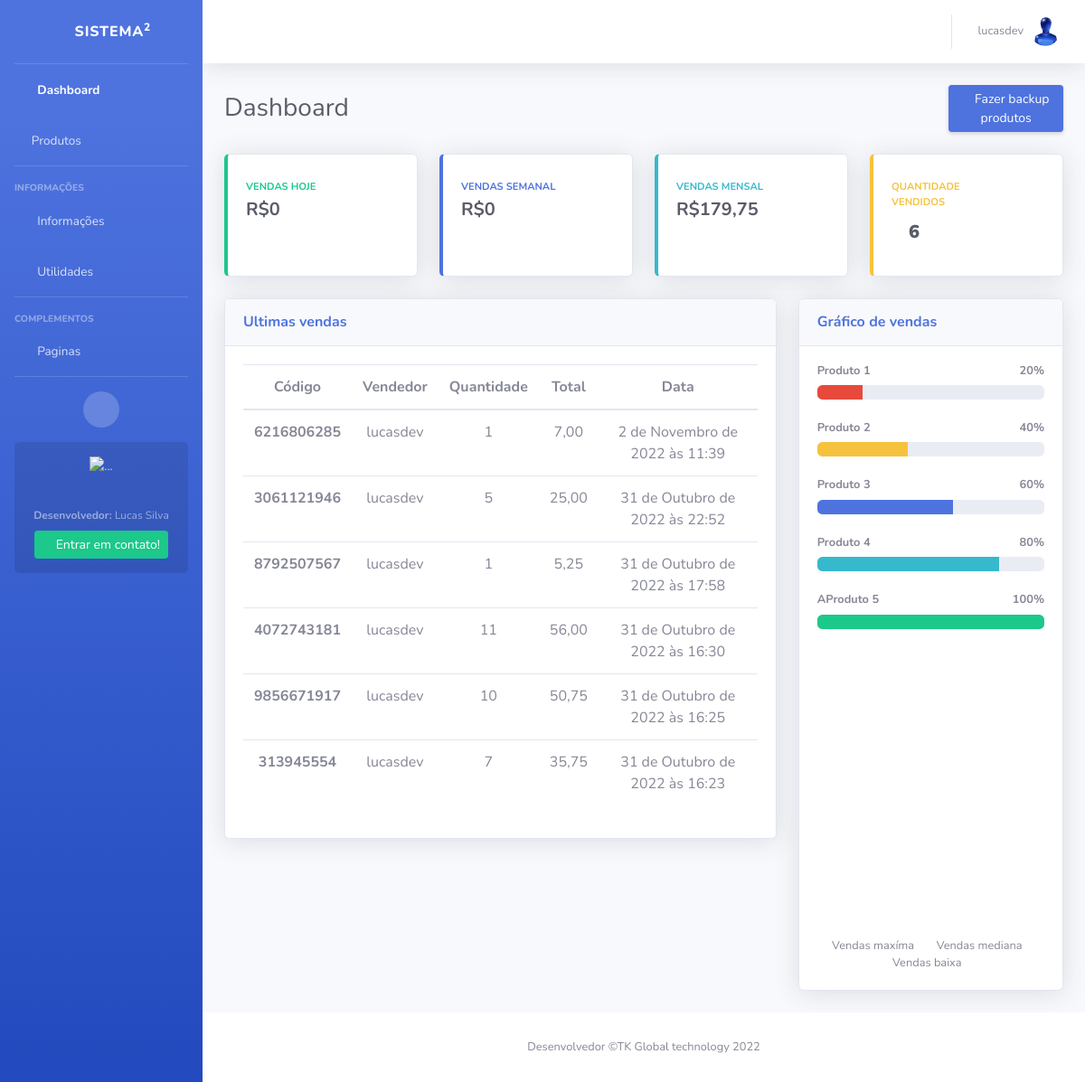
The app's page / (signed in), older data.
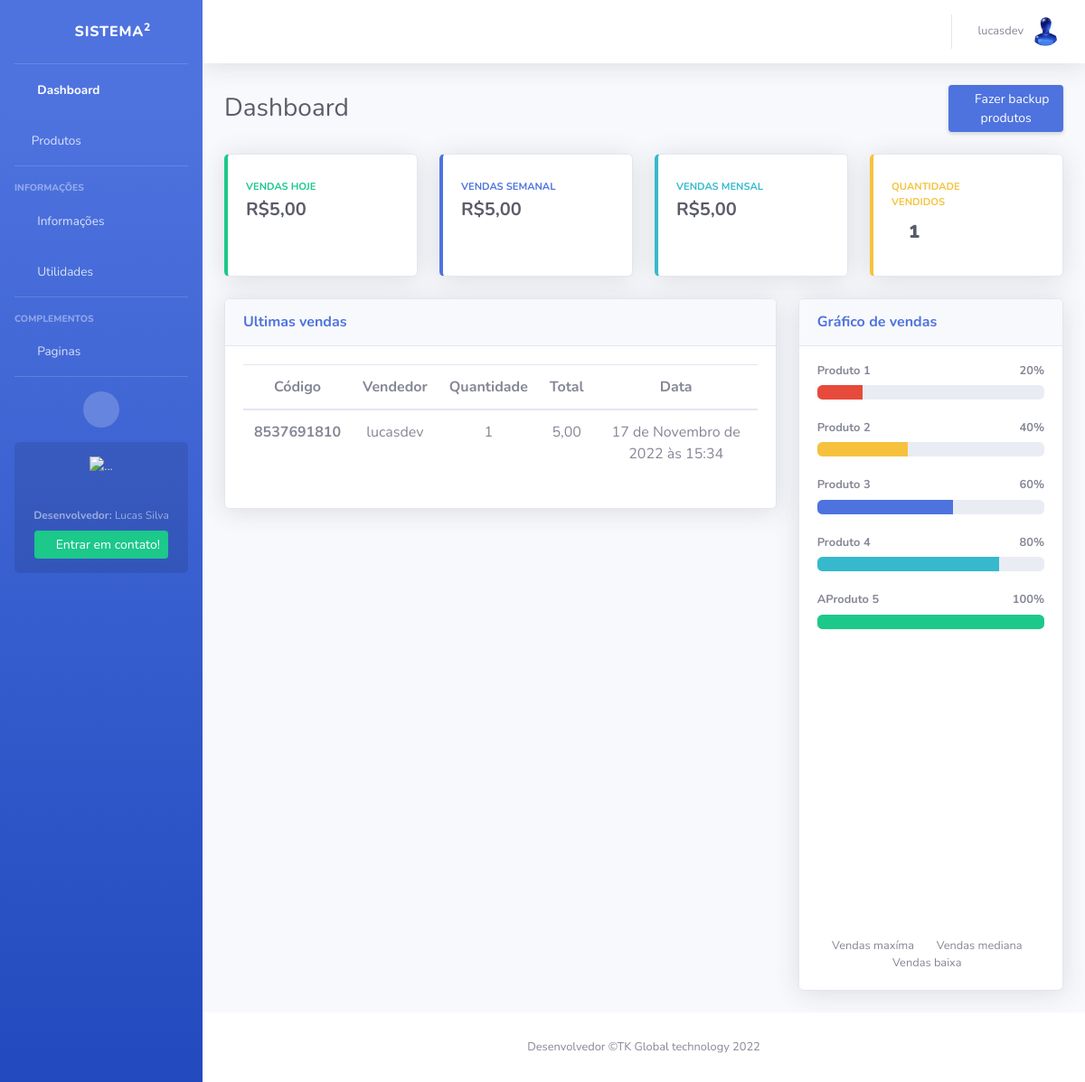
The same page, newer data.
### apps/users/models/user_model.py (models this page shows, shortened)
class ProfileUser(models.Model):
    user = models.OneToOneField(User, on_delete=models.CASCADE)
    idade = models.BigIntegerField(null=True, blank=True, default=0, db_column='idade')
    cidade = models.CharField(max_length=20, null=True, blank=True, db_column='cidade')
    contato = models.CharField(max_length=11, null=True, blank=True, db_column='contato')
    endereco = models.CharField(max_length=20, null=True, blank=True, db_column='endereco')
    numero_casa = models.BigIntegerField(null=True, blank=True, db_column='numero_casa')
    data_nascimento = models.DateField(null=True, blank=True, db_column='data_nascimento')
    imagem_perfil = models.ImageField(default='usuario.png', upload_to=upload_to, null=True, blank=True, db_column='imagem_perfil')
    data_cadastro = models.DateTimeField(auto_now_add=True, db_column='data_cadastro')
    data_update = models.DateTimeField(auto_now=True, db_column='data_update')
    class Meta:
        db_table = 'profile_user'
        verbose_name = 'Perfil'
        verbose_name_plural = 'Perfis'

### apps/sales_products/models/sales.py (models this page shows, shortened)
class SellProduct(models.Model):
    code_sale = models.BigIntegerField(default=generate_id, editable=False)
    sold_by = models.ForeignKey(User, on_delete=models.CASCADE)
    cart_product = models.ForeignKey(Cart, on_delete=models.CASCADE, null=True, blank=True)
    quantity = models.BigIntegerField(default=1, null=True, blank=True)
    amount = models.DecimalField(decimal_places=2, max_digits=9, null=True, blank=True, editable=False)
    date_sale = models.DateTimeField(auto_now_add=True)
    class Meta:
        db_table = 'sales'
        verbose_name = 'Produtos vendidos'
        verbose_name_plural = 'Produtos vendidos'
        ordering = ('-date_sale',)

### apps/core/views/home.py (the view)
# urls.py: path('', HomeView.as_view(), name='home'),
class HomeView(LoginRequiredMixin, TemplateView):
    template_name = 'index.html'
    redirect_field_name = 'login'
    def get(self, request):
        sell_month = SellProduct.objects.all()
        all_amount = 0
        day_amount = 0
        week_amount = 0
        month_amount = 0
        quantity = 0
        hoje = datetime.utcnow().replace(tzinfo=utc)
        semana = datetime.utcnow().replace(tzinfo=utc) - timedelta(days=7)
        day = SellProduct.objects.filter(date_sale__range = [semana, hoje])
        for x in day:
            if x.amount:
                week_amount += x.amount
            else:
                week_amount = 0
            if x.date_sale.day == hoje.day :
                day_amount += x.amount
            print(day_amount, day_amount)
        for sell_product in sell_month:
            all_amount += sell_product.amount
            quantity += sell_product.cart_product.quantity
            if sell_product.date_sale.month > 0 and sell_product.date_sale.month < 31:
                month_amount += sell_product.amount
        context = {
            'day': day_amount,
            'month': month_amount,
            'week': week_amount,
            'amount_all': all_amount,
            'quantity': quantity,
            'sell_products': sell_month[:10]
        }
        return render(request, self.template_name, context)

### apps/core/templates/index.html (shortened to what this page needs)
{% extends 'base.html' %}
{% load static %}
{% block body %}
<div class="container-fluid">
    <div class="d-sm-flex align-items-center justify-content-between mb-4">
        <h1 class="h3 mb-0 text-gray-800">Dashboard</h1>
        <a href="{% url 'backup_products' %}" class="d-none d-sm-inline-block btn btn-sm btn-primary shadow-sm"><i
                class="fas fa-download fa-sm text-white-50"></i> Fazer backup produtos</a>
    </div>
    <div class="row">
        <div class="col-xl-3 col-md-6 mb-4">
            <div class="card border-left-success shadow h-100 py-2">
                <div class="card-body">
                    <div class="row no-gutters align-items-center">
                        <div class="col mr-2">
                            <div class="text-xs font-weight-bold text-success text-uppercase mb-1">
                                Vendas Hoje</div>
                            <div class="h5 mb-0 font-weight-bold text-gray-800">R${{ day }}</div>
                        </div>
                        <div class="col-auto">
                            <i class="fas fa-dollar-sign fa-2x text-gray-300"></i>
                        </div>
                    </div>
                </div>
            </div>
        </div>
        <div class="col-xl-3 col-md-6 mb-4">
            <div class="card border-left-primary shadow h-100 py-2">
                <div class="card-body">
                    <div class="row no-gutters align-items-center">
                        <div class="col mr-2">
                            <div class="text-xs font-weight-bold text-primary text-uppercase mb-1">
                                Vendas Semanal</div>
                            <div class="h5 mb-0 font-weight-bold text-gray-800">R${{ week }}</div>
                        </div>
                        <div class="col-auto">
                            <i class="fas fa-calendar fa-2x text-gray-300"></i>
                        </div>
                    </div>
                </div>
            </div>
        </div>
        <div class="col-xl-3 col-md-6 mb-4">
            <div class="card border-left-info shadow h-100 py-2">
                <div class="card-body">
                    <div class="row no-gutters align-items-center">
                        <div class="col mr-2">
                            <div class="text-xs font-weight-bold text-info text-uppercase mb-1">
                                Vendas Mensal</div>
                            <div class="h5 mb-0 font-weight-bold text-gray-800">R${{ month }}</div>
                        </div>
                        <div class="col-auto">
                            <i class="fas fa-calendar fa-2x text-gray-300"></i>
                        </div>
                    </div>
                </div>
            </div>
        </div>
        <div class="col-xl-3 col-md-6 mb-4">
            <div class="card border-left-warning shadow h-100 py-2">
                <div class="card-body">
                    <div class="row no-gutters align-items-center">
                        <div class="col mr-2">
                            <div class="text-xs font-weight-bold text-warning text-uppercase mb-1">
                                Quantidade vendidos</div>
                            <div class="h5 mb-0 font-weight-bold text-gray-800">
                                <span class="fa-stack">
                                    <span class="far fa-circle fa-stack-2x"></span>
                                    <strong class="fa-stack-1x">
                                        {{quantity}}
                                    </strong>
                                </span>
                            </div>
                        </div>
                        <div class="col-auto">
                            <i class="fas fa-plus-square fa-2x text-gray-300"></i>
                        </div>
                    </div>
                </div>
            </div>
        </div>
    </div>
    <div class="row">
        <div class="col-xl-8 col-lg-7">
            <div class="card shadow mb-4">
                <div
                    class="card-header py-3 d-flex flex-row align-items-center justify-content-between">
                    <h6 class="m-0 font-weight-bold text-primary">Ultimas vendas</h6>
                    <div class="dropdown no-arrow">
                        <a class="dropdown-toggle" href="#" role="button" id="dropdownMenuLink"
                            data-toggle="dropdown" aria-haspopup="true" aria-expanded="false">
                            <i class="fas fa-ellipsis-v fa-sm fa-fw text-gray-400"></i>
                        </a>
                    </div>
                </div>
                <div class="card-body">
                    <div class="table-responsive-sm">
                        <table class="table table-hover">
                            <thead>
                              <tr  class="text-center">
                                <th scope="col">Código</th>
                                <th scope="col">Vendedor</th>
                                <th scope="col">Quantidade</th>
                                <th scope="col">Total</th>
                                <th scope="col">Data</th>
                              </tr>
                            </thead>
                            <tbody>
                            {% for sell_prod in sell_products %}
                              <tr class="text-center">
                                <th scope="row">{{sell_prod.code_sale}}</th>
                                <td>{{sell_prod.sold_by}}</td>
                                <td>{{sell_prod.quantity}}</td>
                                <td>{{sell_prod.amount}}</td>
                                <td>{{sell_prod.date_sale}}</td>
                              </tr>
                            {% endfor %}
                          </table>
                </div></div>
            </div>
        </div>
        <div class="col-xl-4 col-lg-5">
            <div class="card shadow mb-4">
                <div
                    class="card-header py-3 d-flex flex-row align-items-center justify-content-between">
                    <h6 class="m-0 font-weight-bold text-primary">Gráfico de vendas</h6>
                    <div class="dropdown no-arrow">
                        <a class="dropdown-toggle" href="#" role="button" id="dropdownMenuLink"
                            data-toggle="dropdown" aria-haspopup="true" aria-expanded="false">
                            <i class="fas fa-ellipsis-v fa-sm fa-fw text-gray-400"></i>
                        </a>
                    </div>
                </div>
                <div class="card-body">
                    <h4 class="small font-weight-bold">Produto 1 <span
                            class="float-right">20%</span></h4>
                    <div class="progress mb-4">
                        <div class="progress-bar bg-danger" role="progressbar" style="width: 20%"
                            aria-valuenow="20" aria-valuemin="0" aria-valuemax="100"></div>
                    </div>
                    <h4 class="small font-weight-bold">Produto 2 <span
                            class="float-right">40%</span></h4>
                    <div class="progress mb-4">
                        <div class="progress-bar bg-warning" role="progressbar" style="width: 40%"
                            aria-valuenow="40" aria-valuemin="0" aria-valuemax="100"></div>
                    </div>
                    <h4 class="small font-weight-bold">Produto 3 <span
                            class="float-right">60%</span></h4>
                    <div class="progress mb-4">
                        <div class="progress-bar" role="progressbar" style="width: 60%"
                            aria-valuenow="60" aria-valuemin="0" aria-valuemax="100"></div>
                    </div>
                    <h4 class="small font-weight-bold">Produto 4 <span
                            class="float-right">80%</span></h4>
                    <div class="progress mb-4">
                        <div class="progress-bar bg-info" role="progressbar" style="width: 80%"
                            aria-valuenow="80" aria-valuemin="0" aria-valuemax="100"></div>
                    </div>
                    <h4 class="small font-weight-bold">AProduto 5 <span
                            class="float-right">100%</span></h4>
                    <div class="progress">
                        <div class="progress-bar bg-success" role="progressbar" style="width: 100%"
                            aria-valuenow="100" aria-valuemin="0" aria-valuemax="100"></div>
                    </div>
                </div>
                <div class="card-body">
                    <div class="chart-pie pt-4 pb-2">
                        <canvas id="myPieChart"></canvas>
                    </div>
                    <div class="mt-4 text-center small">
                        <span class="mr-2">
                            <i class="fas fa-circle text-primary"></i> Vendas maxíma
                        </span>
                        <span class="mr-2">
                            <i class="fas fa-circle text-success"></i> Vendas mediana
                        </span>
                        <span class="mr-2">
                            <i class="fas fa-circle text-info"></i> Vendas baixa
                        </span>
                    </div>
                </div>
            </div>
        </div>
    </div>
</div>
{% endblock body %}

### templates/navbar.html (shortened to what this page needs)
<nav class="navbar navbar-expand navbar-light bg-white topbar mb-4 static-top shadow">
    <ul class="navbar-nav ml-auto">
        <li class="nav-item dropdown no-arrow">
            <a class="nav-link dropdown-toggle" href="#" id="userDropdown" role="button"data-toggle="dropdown" aria-haspopup="true" aria-expanded="false">
                <span class="mr-2 d-none d-lg-inline text-gray-600 small">
                {% if request.user.is_authenticated %}{{ request.user.username }}</span>
                    <img class="img-profile rounded-circle" src="{{ request.user.profileuser.imagem_perfil.url }}">
                {% else %}
                    Usuário deslogado
                {% endif %}
            </a>
        </li>
    </ul>
</nav>

Row changes from the older to the newer data that the page shows:
removed SellProduct: code_sale "6216806285", sold_by "lucasdev", quantity "1", amount "7,00", date_sale "2 de Novembro de 2022 às 11:39"
removed SellProduct: code_sale "3061121946", sold_by "lucasdev", quantity "5", amount "25,00", date_sale "31 de Outubro de 2022 às 22:52"
removed SellProduct: code_sale "8792507567", sold_by "lucasdev", quantity "1", amount "5,25", date_sale "31 de Outubro de 2022 às 17:58"
removed SellProduct: code_sale "4072743181", sold_by "lucasdev", quantity "11", amount "56,00", date_sale "31 de Outubro de 2022 às 16:30"
removed SellProduct: code_sale "9856671917", sold_by "lucasdev", quantity "10", amount "50,75", date_sale "31 de Outubro de 2022 às 16:25"
removed SellProduct: code_sale "313945554", sold_by "lucasdev", quantity "7", amount "35,75", date_sale "31 de Outubro de 2022 às 16:23"
added SellProduct: code_sale "8537691810", sold_by "lucasdev", quantity "1", amount "5,00", date_sale "17 de Novembro de 2022 às 15:34"
Text that changed along with them:
{{ day }}: "0" → "5,00"
{{ week }}: "0" → "5,00"
{{ month }}: "179,75" → "5,00"
{{ quantity }}: "6" → "1"
